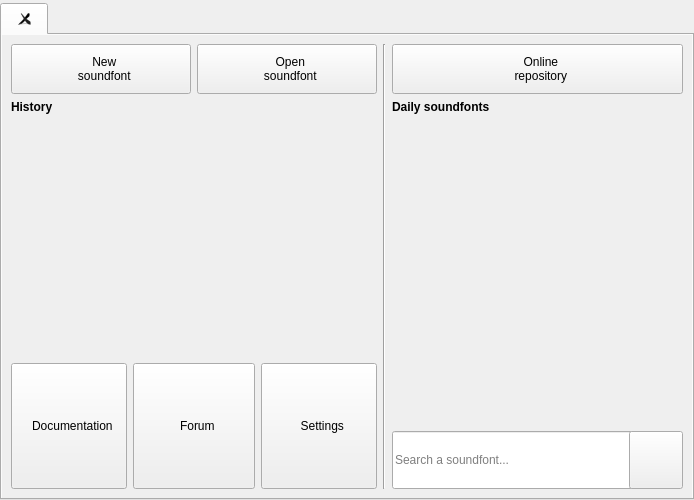
<?xml version="1.0" encoding="UTF-8"?>
<ui version="4.0">
 <class>MainWindow</class>
 <widget class="QMainWindow" name="MainWindow">
  <property name="geometry">
   <rect>
    <x>0</x>
    <y>0</y>
    <width>694</width>
    <height>500</height>
   </rect>
  </property>
  <property name="minimumSize">
   <size>
    <width>0</width>
    <height>500</height>
   </size>
  </property>
  <property name="windowTitle">
   <string>Polyphone Soundfont Editor</string>
  </property>
  <property name="windowIcon">
   <iconset resource="../resources.qrc">
    <normaloff>:/misc/polyphone.png</normaloff>:/misc/polyphone.png</iconset>
  </property>
  <widget class="QWidget" name="centralwidget">
   <layout class="QGridLayout" name="gridLayout">
    <property name="leftMargin">
     <number>0</number>
    </property>
    <property name="topMargin">
     <number>0</number>
    </property>
    <property name="rightMargin">
     <number>0</number>
    </property>
    <property name="bottomMargin">
     <number>0</number>
    </property>
    <item row="0" column="0">
     <widget class="AnimatedBackground" name="animatedBackground" native="true">
      <property name="sizePolicy">
       <sizepolicy hsizetype="Expanding" vsizetype="Expanding">
        <horstretch>0</horstretch>
        <verstretch>0</verstretch>
       </sizepolicy>
      </property>
      <layout class="QGridLayout" name="gridLayout_3">
       <property name="leftMargin">
        <number>0</number>
       </property>
       <property name="topMargin">
        <number>3</number>
       </property>
       <property name="rightMargin">
        <number>0</number>
       </property>
       <property name="bottomMargin">
        <number>0</number>
       </property>
       <item row="0" column="0">
        <widget class="ColoredTabWidget" name="tabWidget">
         <property name="currentIndex">
          <number>0</number>
         </property>
         <property name="iconSize">
          <size>
           <width>32</width>
           <height>32</height>
          </size>
         </property>
         <property name="tabsClosable">
          <bool>true</bool>
         </property>
         <property name="movable">
          <bool>true</bool>
         </property>
         <widget class="QWidget" name="tab">
          <property name="autoFillBackground">
           <bool>true</bool>
          </property>
          <attribute name="title">
           <string/>
          </attribute>
          <layout class="QGridLayout" name="gridLayout_2" columnstretch="2,1,1,2,4" columnminimumwidth="0,0,0,0,300">
           <item row="3" column="0">
            <widget class="QPushButton" name="pushButtonDocumentation">
             <property name="sizePolicy">
              <sizepolicy hsizetype="Minimum" vsizetype="Preferred">
               <horstretch>0</horstretch>
               <verstretch>0</verstretch>
              </sizepolicy>
             </property>
             <property name="styleSheet">
              <string notr="true">padding: 10px;</string>
             </property>
             <property name="text">
              <string extracomment="prefixed with 2 spaces">  Documentation</string>
             </property>
             <property name="iconSize">
              <size>
               <width>36</width>
               <height>36</height>
              </size>
             </property>
            </widget>
           </item>
           <item row="2" column="0" colspan="4">
            <widget class="WidgetShowHistory" name="widgetShowHistory" native="true"/>
           </item>
           <item row="3" column="3">
            <widget class="QPushButton" name="pushButtonSettings">
             <property name="sizePolicy">
              <sizepolicy hsizetype="Minimum" vsizetype="Preferred">
               <horstretch>0</horstretch>
               <verstretch>0</verstretch>
              </sizepolicy>
             </property>
             <property name="styleSheet">
              <string notr="true">padding: 10px;</string>
             </property>
             <property name="text">
              <string extracomment="prefixed with 2 spaces">  Settings</string>
             </property>
             <property name="iconSize">
              <size>
               <width>36</width>
               <height>36</height>
              </size>
             </property>
            </widget>
           </item>
           <item row="0" column="4" rowspan="4">
            <widget class="QWidget" name="widgetRepo" native="true">
             <property name="minimumSize">
              <size>
               <width>29</width>
               <height>0</height>
              </size>
             </property>
             <layout class="QGridLayout" name="gridLayout_4">
              <property name="leftMargin">
               <number>0</number>
              </property>
              <property name="topMargin">
               <number>0</number>
              </property>
              <property name="rightMargin">
               <number>0</number>
              </property>
              <property name="bottomMargin">
               <number>0</number>
              </property>
              <item row="3" column="1">
               <widget class="QLineEdit" name="lineSearch">
                <property name="sizePolicy">
                 <sizepolicy hsizetype="Expanding" vsizetype="Preferred">
                  <horstretch>0</horstretch>
                  <verstretch>0</verstretch>
                 </sizepolicy>
                </property>
                <property name="minimumSize">
                 <size>
                  <width>250</width>
                  <height>0</height>
                 </size>
                </property>
                <property name="styleSheet">
                 <string notr="true">height:52px</string>
                </property>
                <property name="placeholderText">
                 <string>Search a soundfont...</string>
                </property>
               </widget>
              </item>
              <item row="3" column="2">
               <widget class="QPushButton" name="pushButtonSearch">
                <property name="sizePolicy">
                 <sizepolicy hsizetype="Minimum" vsizetype="Preferred">
                  <horstretch>0</horstretch>
                  <verstretch>0</verstretch>
                 </sizepolicy>
                </property>
                <property name="styleSheet">
                 <string notr="true">padding: 10px;</string>
                </property>
                <property name="text">
                 <string/>
                </property>
                <property name="iconSize">
                 <size>
                  <width>36</width>
                  <height>36</height>
                 </size>
                </property>
               </widget>
              </item>
              <item row="2" column="1" colspan="2">
               <widget class="ShowSoundfonts" name="widgetShowSoundfonts" native="true">
                <property name="sizePolicy">
                 <sizepolicy hsizetype="Preferred" vsizetype="Expanding">
                  <horstretch>0</horstretch>
                  <verstretch>0</verstretch>
                 </sizepolicy>
                </property>
               </widget>
              </item>
              <item row="0" column="0" rowspan="4">
               <widget class="Line" name="line">
                <property name="orientation">
                 <enum>Qt::Vertical</enum>
                </property>
               </widget>
              </item>
              <item row="1" column="1" colspan="2">
               <widget class="QLabel" name="label">
                <property name="font">
                 <font>
                  <weight>75</weight>
                  <bold>true</bold>
                 </font>
                </property>
                <property name="text">
                 <string>Daily soundfonts</string>
                </property>
               </widget>
              </item>
              <item row="0" column="1" colspan="2">
               <widget class="QPushButton" name="pushButtonSoundfonts">
                <property name="styleSheet">
                 <string notr="true">padding: 10px;</string>
                </property>
                <property name="text">
                 <string extracomment="prefixed with 2 spaces for each line">  Online
  repository</string>
                </property>
                <property name="iconSize">
                 <size>
                  <width>36</width>
                  <height>36</height>
                 </size>
                </property>
               </widget>
              </item>
             </layout>
            </widget>
           </item>
           <item row="1" column="0" colspan="4">
            <widget class="QLabel" name="label_2">
             <property name="font">
              <font>
               <weight>75</weight>
               <bold>true</bold>
              </font>
             </property>
             <property name="text">
              <string>History</string>
             </property>
             <property name="alignment">
              <set>Qt::AlignLeading|Qt::AlignLeft|Qt::AlignTop</set>
             </property>
            </widget>
           </item>
           <item row="0" column="2" colspan="2">
            <widget class="QPushButton" name="pushButtonOpen">
             <property name="styleSheet">
              <string notr="true">padding: 10px;</string>
             </property>
             <property name="text">
              <string extracomment="prefixed with 2 spaces for each line">  Open
  soundfont</string>
             </property>
             <property name="iconSize">
              <size>
               <width>36</width>
               <height>36</height>
              </size>
             </property>
            </widget>
           </item>
           <item row="3" column="1" colspan="2">
            <widget class="QPushButton" name="pushButtonForum">
             <property name="sizePolicy">
              <sizepolicy hsizetype="Minimum" vsizetype="Preferred">
               <horstretch>0</horstretch>
               <verstretch>0</verstretch>
              </sizepolicy>
             </property>
             <property name="styleSheet">
              <string notr="true">padding: 10px;</string>
             </property>
             <property name="text">
              <string extracomment="prefixed with 2 spaces">  Forum</string>
             </property>
             <property name="iconSize">
              <size>
               <width>36</width>
               <height>36</height>
              </size>
             </property>
            </widget>
           </item>
           <item row="0" column="0" colspan="2">
            <widget class="QPushButton" name="pushButtonNew">
             <property name="styleSheet">
              <string notr="true">padding: 10px;</string>
             </property>
             <property name="text">
              <string extracomment="prefixed with 2 spaces for each line">  New
  soundfont</string>
             </property>
             <property name="iconSize">
              <size>
               <width>36</width>
               <height>36</height>
              </size>
             </property>
            </widget>
           </item>
          </layout>
         </widget>
        </widget>
       </item>
      </layout>
     </widget>
    </item>
   </layout>
  </widget>
 </widget>
 <customwidgets>
  <customwidget>
   <class>ShowSoundfonts</class>
   <extends>QWidget</extends>
   <header>showsoundfonts.h</header>
   <container>1</container>
  </customwidget>
  <customwidget>
   <class>WidgetShowHistory</class>
   <extends>QWidget</extends>
   <header>widgetshowhistory.h</header>
   <container>1</container>
  </customwidget>
  <customwidget>
   <class>ColoredTabWidget</class>
   <extends>QTabWidget</extends>
   <header>coloredtabwidget.h</header>
   <container>1</container>
  </customwidget>
  <customwidget>
   <class>AnimatedBackground</class>
   <extends>QWidget</extends>
   <header>animatedbackground.h</header>
   <container>1</container>
  </customwidget>
 </customwidgets>
 <tabstops>
  <tabstop>pushButtonNew</tabstop>
  <tabstop>pushButtonOpen</tabstop>
  <tabstop>pushButtonDocumentation</tabstop>
  <tabstop>pushButtonForum</tabstop>
  <tabstop>pushButtonSettings</tabstop>
  <tabstop>tabWidget</tabstop>
 </tabstops>
 <resources>
  <include location="../resources.qrc"/>
 </resources>
 <connections/>
</ui>
